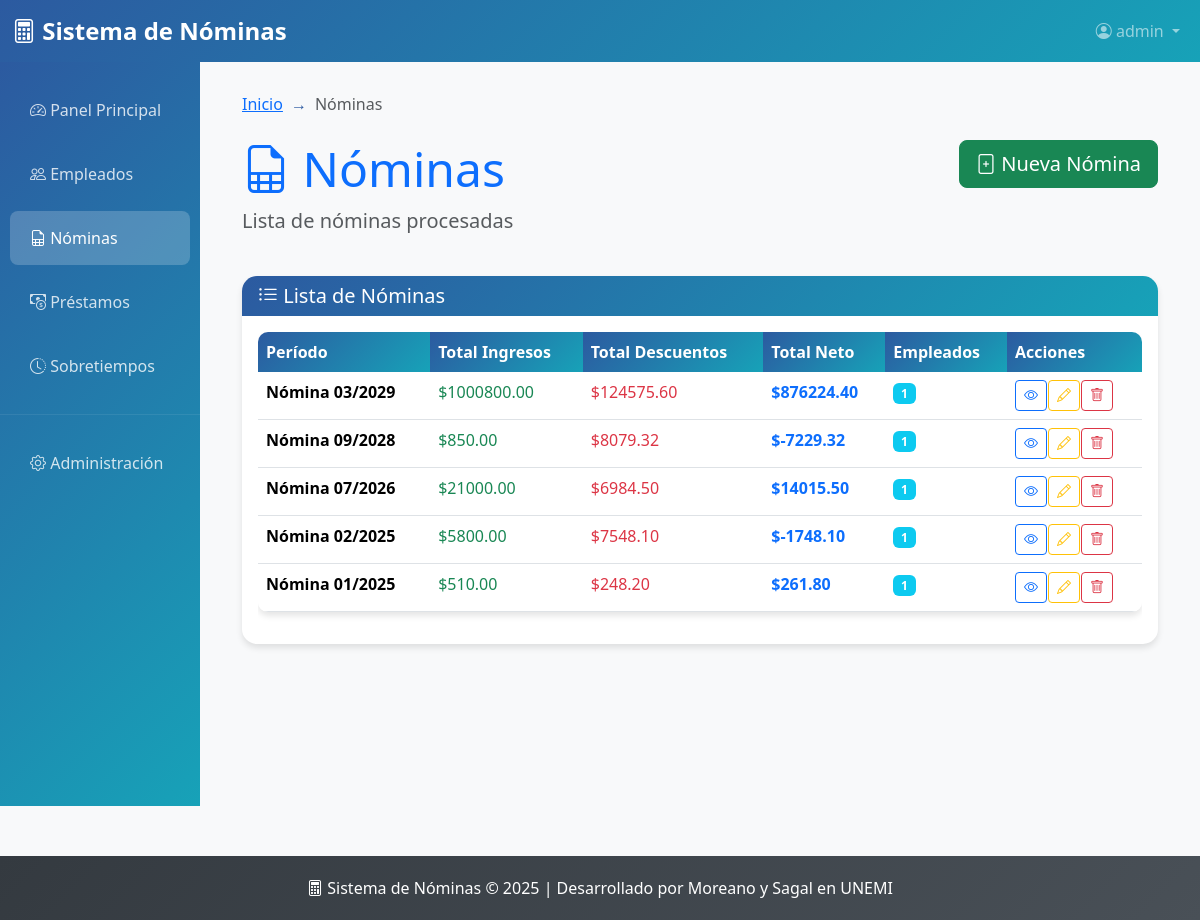
Before: /nominas/ (signed in) with the older database file.
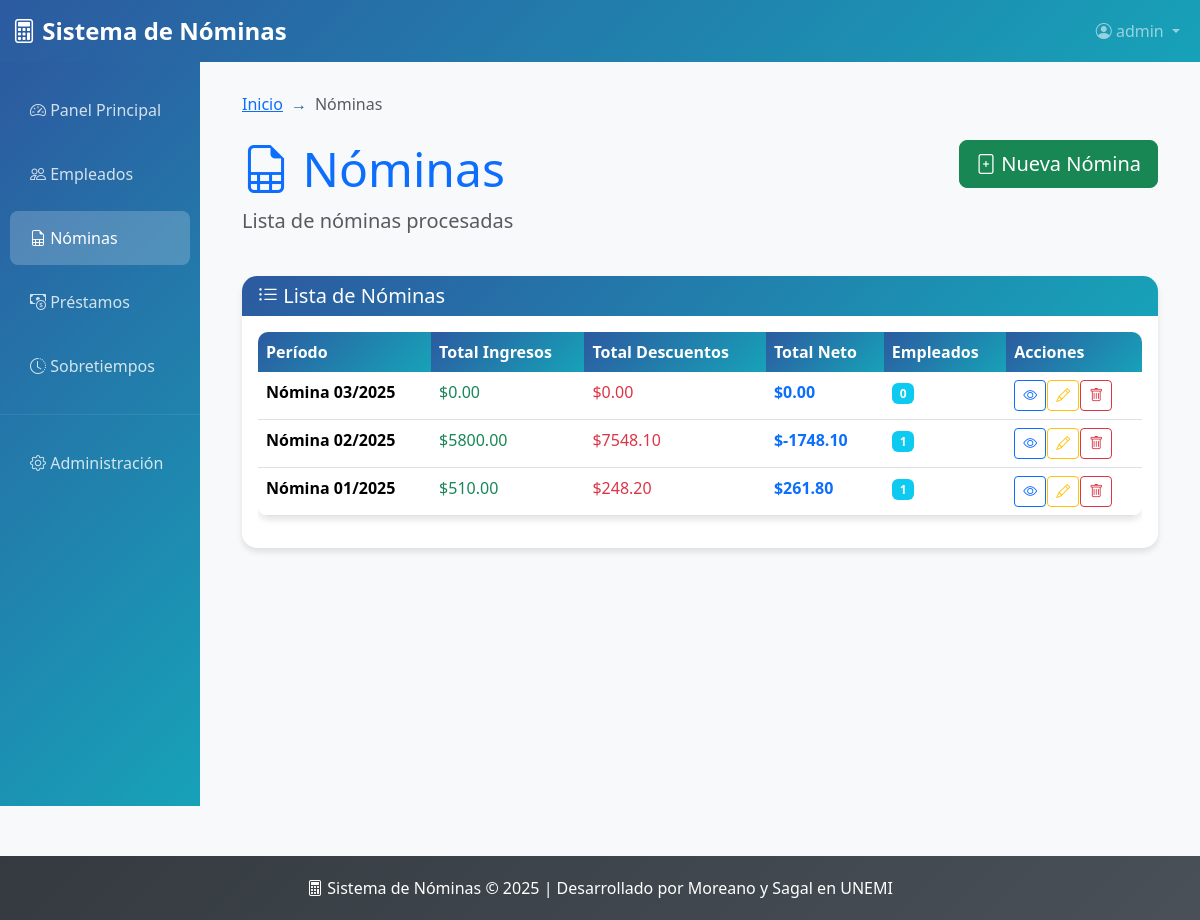
After: the same page with the newer database file.
### nomina/models.py (models this page shows, shortened)
class Nomina(models.Model):
    aniomes = models.CharField(max_length=6)  # YYYYMM
    tot_ing = models.DecimalField(max_digits=12, decimal_places=2, default=0)
    tot_des = models.DecimalField(max_digits=12, decimal_places=2, default=0)
    neto = models.DecimalField(max_digits=12, decimal_places=2, default=0)
    fecha_generacion = models.DateField(default='2024-01-01')
    descripcion = models.CharField(max_length=200, null=True, blank=True)
    def __str__(self):
        year = self.aniomes[:4]
        month = self.aniomes[4:]
        return f"Nómina {month}/{year}"

### nomina/views.py (the view)
# urls.py: path('nominas/', views.NominaListView.as_view(), name='nominas_lista'),
class NominaListView(LoginRequiredMixin, TitleContextMixin, ListView):
    model = Nomina
    template_name = 'nominas_lista.html'
    context_object_name = 'nominas'
    paginate_by = 10
    title1 = "Nóminas"
    title2 = "Listado de Nóminas"
    def get_queryset(self):
        return super().get_queryset().order_by('-aniomes')

### nomina/mixins.py (called while the page is built)
    def get_context_data(self, **kwargs):
        context = super().get_context_data(**kwargs)
        if self.title1:
            context["title1"] = self.title1
        if self.title2:
            context["title2"] = self.title2
        return context

### templates/nominas_lista.html (shortened to what this page needs)
{% extends 'base.html' %}
{% block breadcrumb_items %}
    <li class="breadcrumb-item active">Nóminas</li>
{% endblock %}
{% block content %}
<div class="row mb-4">
    <div class="col-md-8">
        <h1 class="display-5 text-primary">
            <i class="bi bi-file-earmark-spreadsheet"></i> Nóminas
        </h1>
        <p class="lead text-muted">Lista de nóminas procesadas</p>
    </div>
    <div class="col-md-4 text-end">
        <a href="{% url 'nomina_crear' %}" class="btn btn-success btn-lg">
            <i class="bi bi-file-plus"></i> Nueva Nómina
        </a>
    </div>
</div>
<div class="card">
    <div class="card-header">
        <h5 class="card-title mb-0">
            <i class="bi bi-list-ul"></i> Lista de Nóminas
        </h5>
    </div>
    <div class="card-body">
        {% if nominas %}
            <div class="table-responsive">
                <table class="table table-hover">
                    <thead>
                        <tr>
                            <th>Período</th>
                            <th>Total Ingresos</th>
                            <th>Total Descuentos</th>
                            <th>Total Neto</th>
                            <th>Empleados</th>
                            <th>Acciones</th>
                        </tr>
                    </thead>
                    <tbody>
                        {% for nomina in nominas %}
                        <tr>
                            <td>
                                <strong>{{ nomina }}</strong>
                            </td>
                            <td class="text-success">${{ nomina.tot_ing|floatformat:2 }}</td>
                            <td class="text-danger">${{ nomina.tot_des|floatformat:2 }}</td>
                            <td class="fw-bold text-primary">${{ nomina.neto|floatformat:2 }}</td>
                            <td>
                                <span class="badge bg-info">{{ nomina.nominadetalle_set.count }}</span>
                            </td>
                            <td>
                                <div class="btn-group" role="group">
                                    <a href="{% url 'nomina_detalle' nomina.id %}"
                                       class="btn btn-sm btn-outline-primary"
                                       title="Ver detalles">
                                        <i class="bi bi-eye"></i>
                                    </a>
                                    <a href="{% url 'nomina_editar' nomina.id %}"
                                       class="btn btn-sm btn-outline-warning"
                                       title="Editar">
                                        <i class="bi bi-pencil"></i>
                                    </a>
                                    <a href="{% url 'nomina_eliminar' nomina.id %}"
                                       class="btn btn-sm btn-outline-danger btn-delete"
                                       title="Eliminar">
                                        <i class="bi bi-trash"></i>
                                    </a>
                                </div>
                            </td>
                        </tr>
                        {% endfor %}
                    </tbody>
                </table>
            </div>
        {% endif %}
    </div>
</div>
{% endblock %}

Changed rows visible on the page:
removed Nomina: aniomes "Nómina 03/2029", tot_ing "1000800.00", tot_des "124575.60", neto "876224.40", nominadetalle_set.count "1"
removed Nomina: aniomes "Nómina 09/2028", tot_ing "850.00", tot_des "8079.32", neto "-7229.32", nominadetalle_set.count "1"
removed Nomina: aniomes "Nómina 07/2026", tot_ing "21000.00", tot_des "6984.50", neto "14015.50", nominadetalle_set.count "1"
added Nomina: aniomes "Nómina 03/2025", tot_ing "0.00", tot_des "0.00", neto "0.00", nominadetalle_set.count "0"
